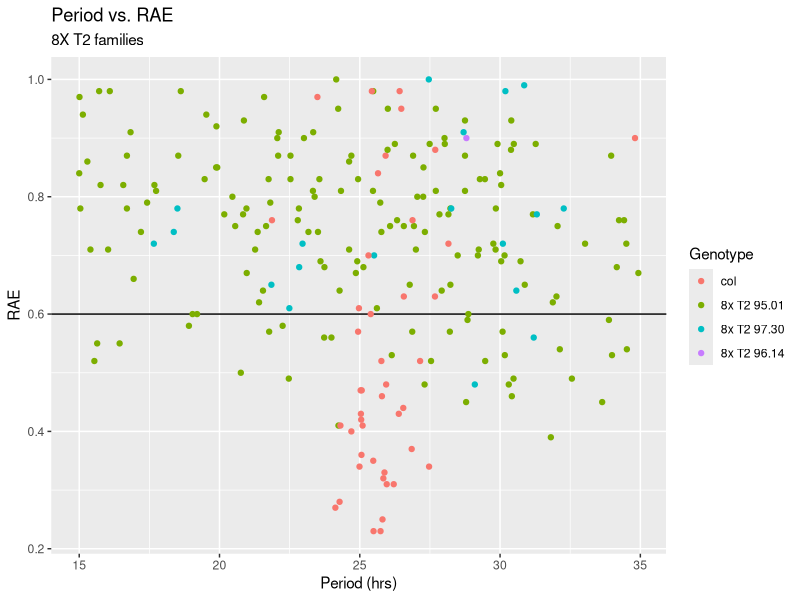
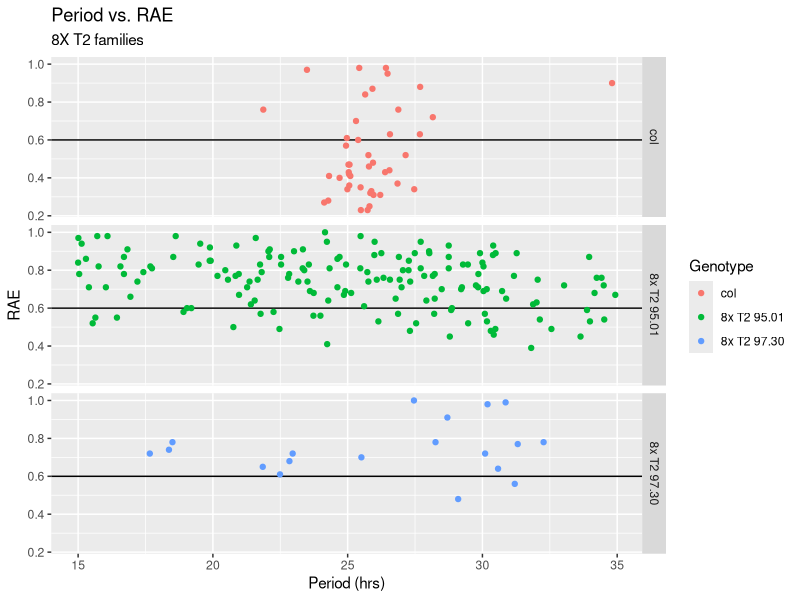

Reproduce these figures in R, in order.
## ---- chunk 1
knitr::opts_chunk$set(echo = TRUE)
library("tidyverse")
library("lme4")
library("lmerTest")
library(emmeans)
## ---- chunk 2
#set level and colors
clock_levels = c("col", "8x T2 95.01", "8x T2 97.30", "8x T2 96.14")
## ---- chunk 3
#load  
clock_data <- read_csv("Dull 560_All_Results.csv",
                     col_types = cols(
                       Genotype = col_factor()))
#str(clock_data)
## ---- chunk 4
ggplot(clock_data, 
       aes(Period, RAE, color = Genotype)) + 
  geom_hline(yintercept = 0.6, color= "black") +
  geom_point() + 
  labs(title = "Period vs. RAE",
       subtitle = "8X T2 families",
       x = "Period (hrs)",
       y = "RAE",
       color = "Genotype") 
## ---- chunk 5
clock_summary = clock_data %>%
  filter(RAE<0.6) %>%
  select(Genotype, Period, RAE) %>%
  group_by(Genotype) %>%
  summarise(clock_mean = mean(Period)) %>%
  as.list()
## ---- chunk 6
filter(clock_data, Genotype != "8x T2 96.14") %>%
ggplot(aes(Period, RAE, color = Genotype)) + 
  geom_hline(yintercept = 0.6, color= "black") +
  geom_point() + 
  labs(title = "Period vs. RAE",
       subtitle = "8X T2 families",
       x = "Period (hrs)",
       y = "RAE",
       color = "Genotype") +
  facet_grid(Genotype~.) 
#  annotate("text", x = 17, y = .35, label = clock_summary$clock_mean)

clock_summary$clock_mean
